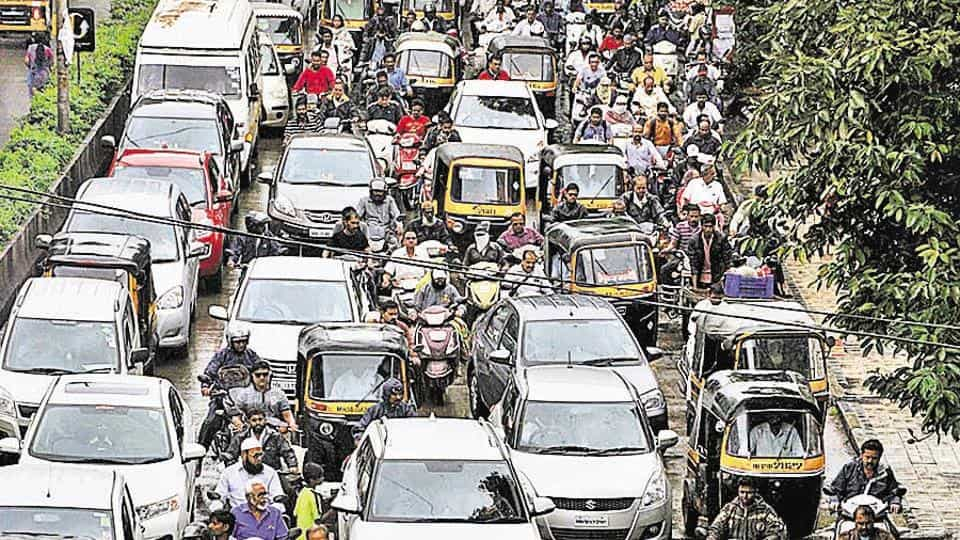
#> input picture pic1.jpg, 960 x 540 px
$ python how_detect_car_in_image.py
#> lines starting #> are read from the running program, lines starting #| are printed output that depends on the picture; after the words box and inside, x2 and y2 are one past the last pixel; in counts of white or black regions, pixels touching at a corner belong together
import cv2
im=input("enter the image")
#> the answer given: pic1.jpg
# im="pic1.jpg"
img_file=im
classifier_file="car_classifier.xml"
img=cv2.imread(img_file)
#> img is the input picture: shape (540, 960, 3); mean B, G, R 137.7, 144.3, 146.8
black_n_white=cv2.cvtColor(img,cv2.COLOR_BGR2GRAY)
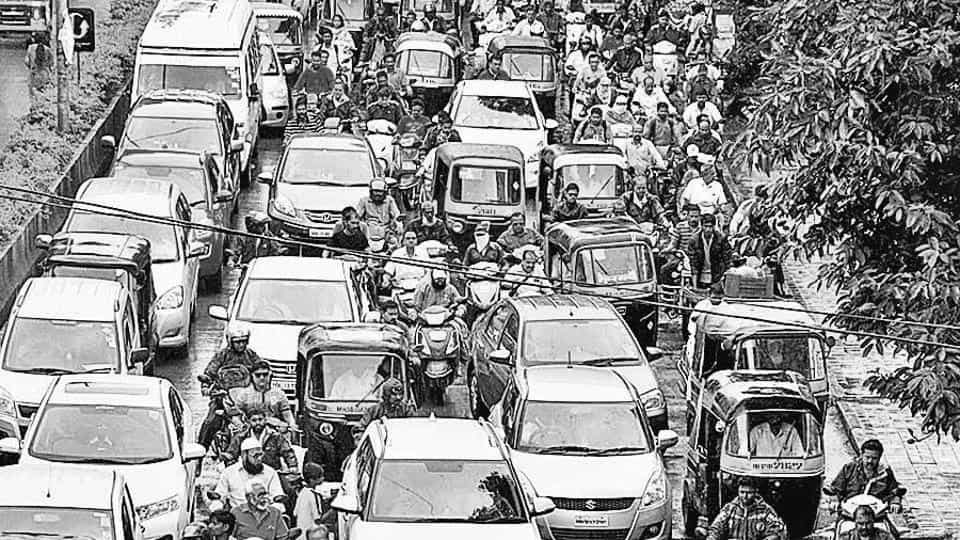
#> black_n_white: shape (540, 960); min 0, max 255, mean 144.3
car_tracker=cv2.CascadeClassifier(classifier_file)
cars=car_tracker.detectMultiScale(black_n_white)
#> cars = [[557, 334, 50, 50], [552, 398, 92, 92]]
for(x,y,w,h) in cars:
    cv2.rectangle(img,(x,y),(x+w,y+h),(0,0,225),2)
#> this loop made 2 passes
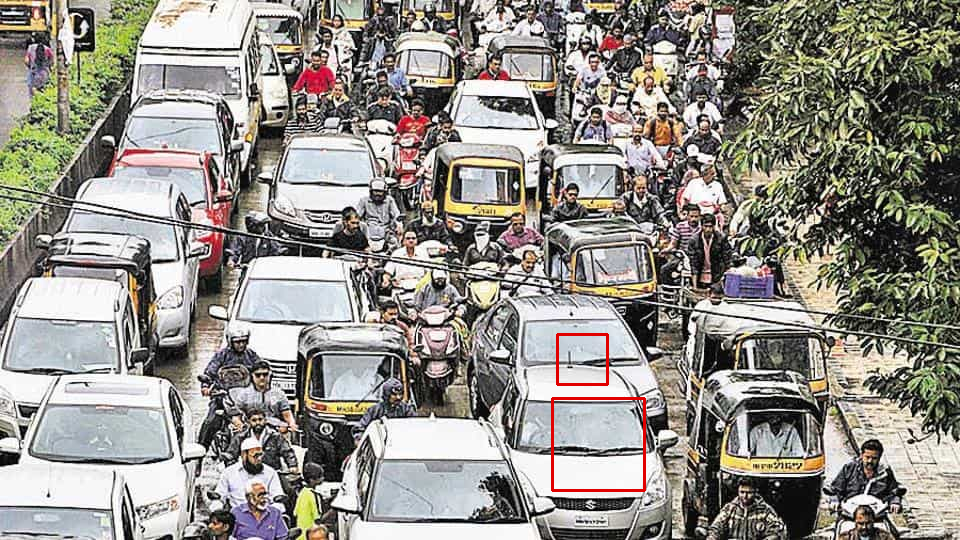
#> img: shape (540, 960, 3); 0.33% of pixels changed, all inside (x1, y1, x2, y2) = (551, 333, 646, 492)
cv2.imshow("Neeraj",img)
cv2.waitKey()
